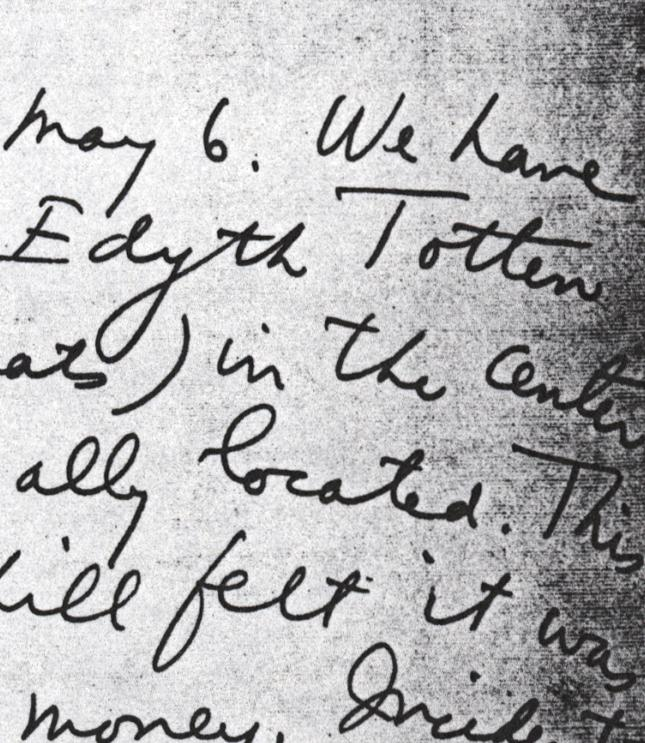
%> input picture images/test images/HW1.png, 645 x 743 px
$ octave generate_results.m   (GNU Octave 9; MATLAB toolbox functions it lacks are replaced by stand-ins)
%> lines starting %> are read from the running program, lines starting %| are printed output that depends on the picture
### load_and_grey_test_images.m
%Loads and Greys the images used for testing and the ground truth version
%of the images.
cd 'images\test_images';
HW1 = rgb2gray(imread('HW1.png'));
%> HW1: size 743x645 uint8; min 11, max 255, mean 183.2
HW4 = rgb2gray(imread('HW4.png'));
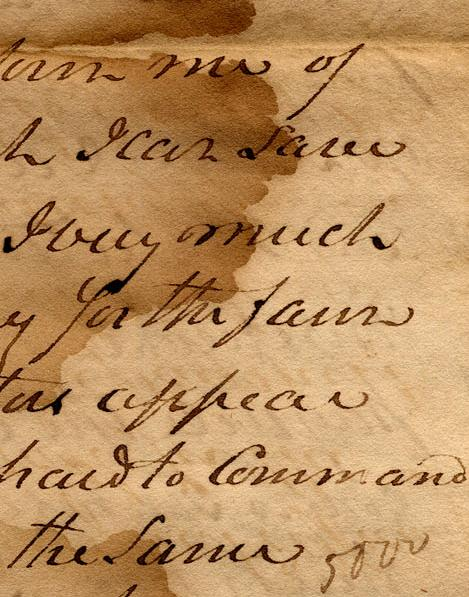
%> input picture images/test images/HW4.png, 469 x 597 px
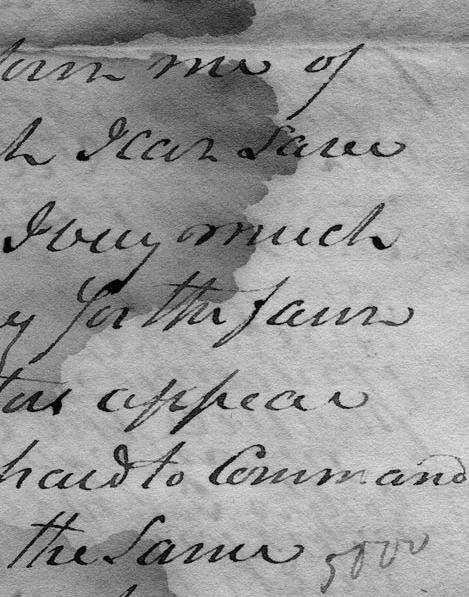
%> HW4: size 597x469 uint8; min 0, max 236, mean 151.7
%> the run ends on the next line
PR4 = rgb2gray(imread('PR4.png'));
PR7 = rgb2gray(imread('PR7.png'));
cd ../ground_truths;

HW1GT = uint8(imread('HW1_GT.tiff'));
HW4GT = uint8(imread('HW4_GT.tiff'));
PR4GT = uint8(imread('PR4_GT.tiff'));
PR7GT = uint8(imread('PR7_GT.tiff'));
cd ../../;

### generate_results.m
clear;
%Loads and greyscales all the test images.
load_and_grey_test_images;
